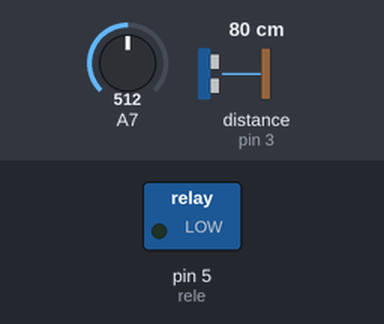
This sketch was run on a simulated Arduino Nano, built with avr-gcc and run on an emulated ATmega328P. Shown: switched loads named in the sketch (green lamp = pin HIGH). Wiring (inferred from the names in the program): ultrasonic range finder: trigger pin 2; echo pin 3. The inputs (shaded band) are chosen by the test bench; at power-on: distance to the obstacle (sensor on pin 3) 80 cm, A7 = 512. The echo pulse lasts 58.3 µs per cm; pins used as bus, display or sensor lines are not drawn; what the sketch prints to the serial monitor is not drawn.

Above: at 1.2 s.
1.3 s: distance to the obstacle (sensor on pin 3) set to 45 cm
2.8 s: distance to the obstacle (sensor on pin 3) set to 38 cm
At 3.5 s:
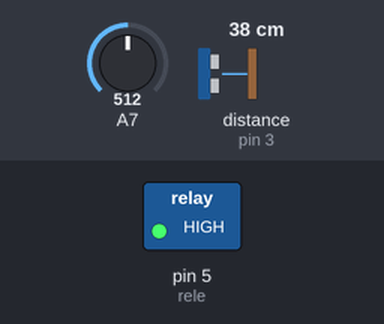
Timing chart, 0 to 5.8 s (numbered marks = the images above; inputs shaded):
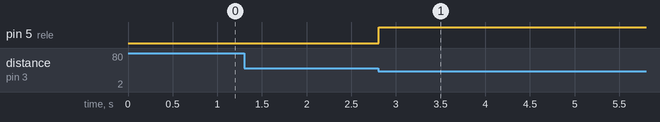

The sketch:

SprayMauro.ino.ino
```cpp
int duracion;
int distancia;
int trig= 2;//disparo
int echo=3;
int rele=5;
int pot=1;
int tiempo=5000;
void setup()
{
  pinMode(A7,INPUT);
  Serial.begin(9600);
}

void loop()
{
  pot = (analogRead(A7)*10000)/1023;
  tiempo=tiempo+pot;
  pinMode(rele,OUTPUT);
  pinMode(trig,OUTPUT);
  digitalWrite(trig, LOW);
  delayMicroseconds(2);
  digitalWrite(trig,HIGH);
  delayMicroseconds(10);
  digitalWrite(trig,LOW);
  pinMode(echo,INPUT);
  duracion= pulseIn(echo,HIGH);
  distancia = duracion / 58;
 // Serial.println(distancia);
  Serial.println(pot);
 if(distancia <= 40 && distancia >= 10)
 {
  digitalWrite(rele,HIGH);

  delay(tiempo);
  digitalWrite(rele,LOW);
  Serial.println("APAGADO");
  Serial.println("ESPERANDO 5 SEG");
  delay(tiempo);

  }


}
```

Measured:
- the behaviour switches between 42 and 41 cm on distance to the obstacle (sensor on pin 3) (found by bisection; images 0 and 1)
- after the input at 1.3 s, every drawn part: stays the same
- after the input at 2.8 s, pin 5 (rele): LOW → HIGH at once
